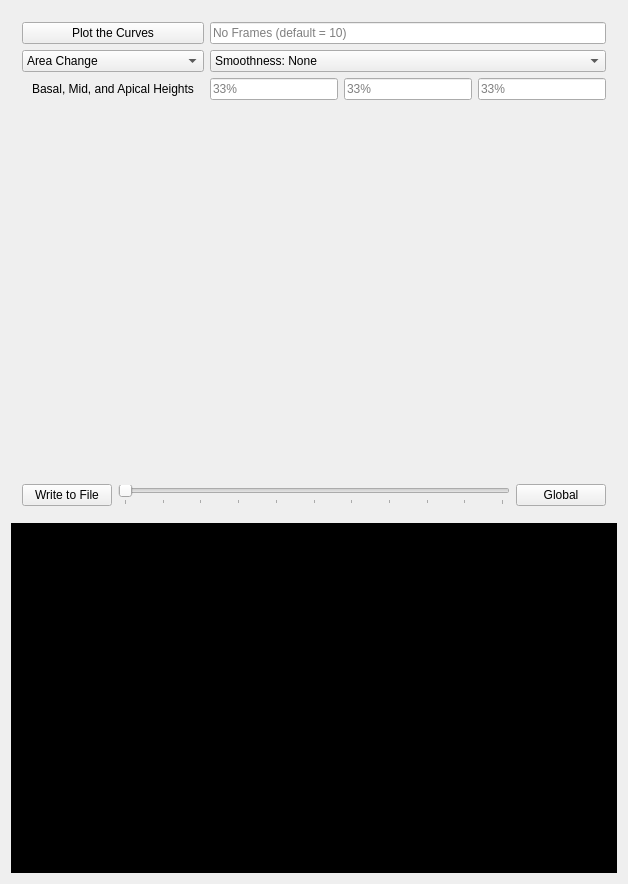
<?xml version="1.0" encoding="UTF-8"?>
<ui version="4.0">
 <class>MmcwViewPlotControls</class>
 <widget class="QWidget" name="MmcwViewPlotControls">
  <property name="geometry">
   <rect>
    <x>0</x>
    <y>0</y>
    <width>628</width>
    <height>882</height>
   </rect>
  </property>
  <property name="windowTitle">
   <string>QmitkTemplate</string>
  </property>
  <layout class="QVBoxLayout" name="verticalLayout">
   <item>
    <widget class="QWidget" name="Controls_1" native="true">
     <layout class="QGridLayout" name="gridLayout">
      <item row="4" column="1">
       <widget class="QLineEdit" name="lineEdit_1">
        <property name="toolTip">
         <string>Basal Segments</string>
        </property>
        <property name="inputMethodHints">
         <set>Qt::ImhDigitsOnly</set>
        </property>
        <property name="inputMask">
         <string>99</string>
        </property>
        <property name="maxLength">
         <number>2</number>
        </property>
        <property name="placeholderText">
         <string>33%</string>
        </property>
       </widget>
      </item>
      <item row="4" column="2">
       <widget class="QLineEdit" name="lineEdit_2">
        <property name="toolTip">
         <string>Mid Segments</string>
        </property>
        <property name="inputMethodHints">
         <set>Qt::ImhDigitsOnly</set>
        </property>
        <property name="inputMask">
         <string>99</string>
        </property>
        <property name="placeholderText">
         <string>33%</string>
        </property>
       </widget>
      </item>
      <item row="4" column="3">
       <widget class="QLineEdit" name="lineEdit_3">
        <property name="toolTip">
         <string>Apical Segments</string>
        </property>
        <property name="inputMethodHints">
         <set>Qt::ImhDigitsOnly</set>
        </property>
        <property name="inputMask">
         <string>99</string>
        </property>
        <property name="placeholderText">
         <string>33%</string>
        </property>
       </widget>
      </item>
      <item row="4" column="0">
       <widget class="QLabel" name="label">
        <property name="text">
         <string>Basal, Mid, and Apical Heights</string>
        </property>
        <property name="textFormat">
         <enum>Qt::PlainText</enum>
        </property>
        <property name="alignment">
         <set>Qt::AlignCenter</set>
        </property>
       </widget>
      </item>
      <item row="1" column="0">
       <widget class="QPushButton" name="button_1">
        <property name="toolTip">
         <string>Do image processing</string>
        </property>
        <property name="text">
         <string>Plot the Curves</string>
        </property>
       </widget>
      </item>
      <item row="2" column="0">
       <widget class="QComboBox" name="comboBox">
        <property name="maximumSize">
         <size>
          <width>16777215</width>
          <height>156</height>
         </size>
        </property>
        <item>
         <property name="text">
          <string>Area Change</string>
         </property>
        </item>
        <item>
         <property name="text">
          <string>Circumferential Small Strain</string>
        </property>
        </item>
        <item>
         <property name="text">
          <string>Circumferential Large Strain</string>
         </property>
        </item>
        <item>
         <property name="text">
          <string>Longitudinal Small Strain</string>
         </property>
        </item>
        <item>
         <property name="text">
          <string>Longitudinal Large Strain</string>
         </property>
        </item>
       </widget>
      </item>
      <item row="1" column="1" colspan="3">
       <widget class="QLineEdit" name="lineEdit_F">
        <property name="placeholderText">
         <string>No Frames (default = 10)</string>
        </property>
       </widget>
      </item>
      <item row="2" column="1" colspan="3">
       <widget class="QComboBox" name="comboBox_S">
        <item>
         <property name="text">
          <string>Smoothness: None</string>
         </property>
        </item>
        <item>
         <property name="text">
          <string>Smoothness: Medium</string>
         </property>
        </item>
        <item>
         <property name="text">
          <string>Smoothness: High</string>
         </property>
        </item>
       </widget>
      </item>
     </layout>
    </widget>
   </item>
   <item>
    <widget class="QVTKOpenGLStereoWidget" name="widget_1" native="true">
     <property name="sizePolicy">
      <sizepolicy hsizetype="Minimum" vsizetype="MinimumExpanding">
       <horstretch>0</horstretch>
       <verstretch>0</verstretch>
      </sizepolicy>
     </property>
     <property name="minimumSize">
      <size>
       <width>400</width>
       <height>350</height>
      </size>
     </property>
    </widget>
   </item>
   <item>
    <widget class="QWidget" name="Controls_2" native="true">
     <layout class="QHBoxLayout" name="horizontalLayout">
      <item>
       <widget class="QPushButton" name="button_2">
        <property name="minimumSize">
         <size>
          <width>90</width>
          <height>0</height>
         </size>
        </property>
        <property name="text">
         <string>Write to File</string>
        </property>
       </widget>
      </item>
      <item>
       <widget class="QSlider" name="horizontalSlider">
        <property name="minimum">
         <number>0</number>
       </property>
        <property name="maximum">
         <number>10</number>
        </property>
        <property name="sliderPosition">
         <number>0</number>
        </property>
        <property name="tracking">
         <bool>true</bool>
        </property>
        <property name="orientation">
         <enum>Qt::Horizontal</enum>
        </property>
        <property name="tickPosition">
         <enum>QSlider::TicksBelow</enum>
        </property>
        <property name="tickInterval">
         <number>1</number>
        </property>
       </widget>
      </item>
      <item>
       <widget class="QPushButton" name="button_3">
        <property name="minimumSize">
         <size>
          <width>90</width>
          <height>0</height>
         </size>
        </property>
        <property name="text">
         <string>Global</string>
        </property>
        <property name="checkable">
         <bool>true</bool>
        </property>
       </widget>
      </item>
     </layout>
    </widget>
   </item>
   <item>
    <widget class="QmitkPlotWidget" name="widget_2" native="true">
     <property name="sizePolicy">
      <sizepolicy hsizetype="Minimum" vsizetype="MinimumExpanding">
       <horstretch>0</horstretch>
       <verstretch>0</verstretch>
      </sizepolicy>
     </property>
     <property name="minimumSize">
      <size>
       <width>400</width>
       <height>350</height>
      </size>
     </property>
     <property name="styleSheet">
      <string notr="true">background-color: black; color: white;</string>
     </property>
    </widget>
   </item>
   <item>
    <spacer name="spacer">
     <property name="orientation">
      <enum>Qt::Vertical</enum>
     </property>
     <property name="sizeType">
      <enum>QSizePolicy::Expanding</enum>
     </property>
     <property name="sizeHint" stdset="0">
      <size>
       <width>20</width>
       <height>22</height>
      </size>
     </property>
    </spacer>
   </item>
  </layout>
 </widget>
 <layoutdefault spacing="6" margin="11"/>
 <customwidgets>
  <customwidget>
   <class>QVTKOpenGLStereoWidget</class>
   <extends>QWidget</extends>
   <header>QVTKOpenGLStereoWidget.h</header>
   <container>1</container>
  </customwidget>
  <customwidget>
   <class>QmitkPlotWidget</class>
   <extends>QWidget</extends>
   <header>QmitkPlotWidget.h</header>
   <container>1</container>
  </customwidget>
 </customwidgets>
 <resources/>
 <connections/>
</ui>
